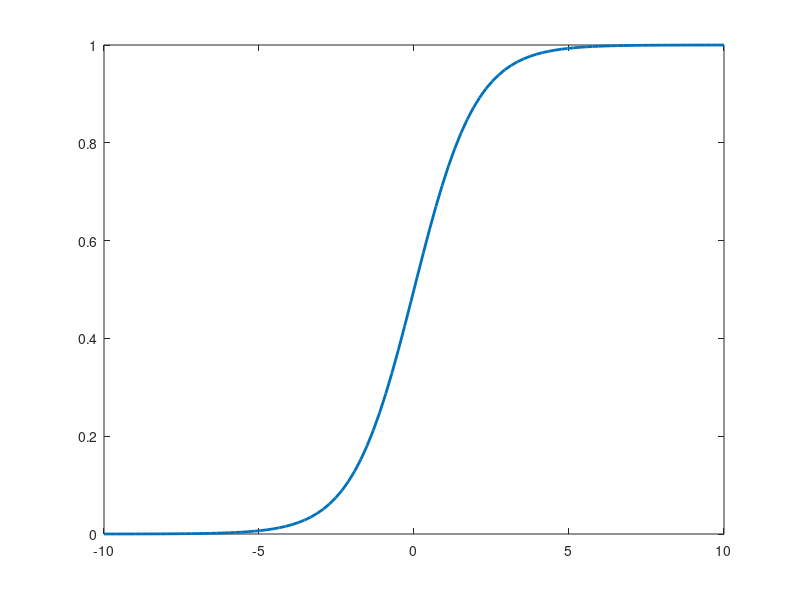

The MATLAB source for this figure: (Note: this script raises an error after producing the figure.)
% Used to Recreate figures and Data presented in "Optimal Cislunar
% Trajectories with Continuous, High-Thrust Nuclear-Thermal Propulsion" at
% Scitech 2025. Consult README before running

savefig = false;

close all
% Define the sigmoid function
sigmoid = @(x) 1 ./ (1 + exp(-x));

% Generate x values
x = linspace(-10, 10, 100); % Adjust range and resolution as needed

% Compute y values
y = sigmoid(x);

% Plot the sigmoid function
figure;
plot(x, y, 'LineWidth', 2);
box on;
title('Sigmoid Function: $F(x)=\frac{1}{1+e^{-x}}$','Interpreter','latex',FontSize=18);

if savefig
    print(gcf, 'sigmoid', '-dsvg');
end